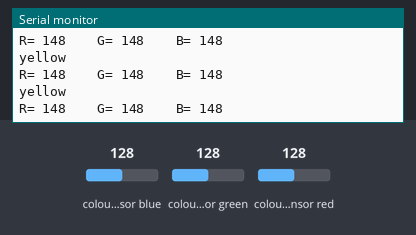
Bench run of a sketch on a simulated ESP32. On the bench: the last lines printed to the serial monitor. The test bench sets the inputs (shaded band); at power-on: colour sensor blue 128, colour sensor green 128, colour sensor red 128.

Above: at 1.2 s.
1.3 s: colour sensor blue set to 250
At 1.66 s:
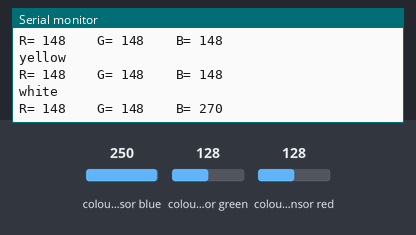
3.2 s: colour sensor green set to 5
At 3.36 s:
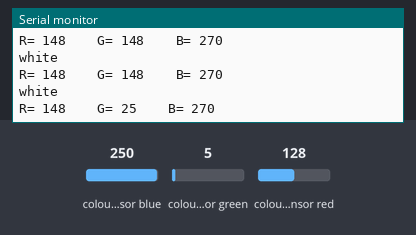
4.7 s: colour sensor red set to 5
At 4.85 s:
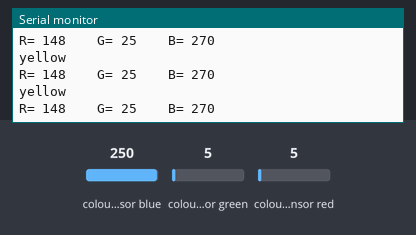

Measured:
- after the input at 1.3 s, the serial monitor: prints a new line after 0.20 s (image 1)
- after the input at 3.2 s, the serial monitor: prints a new line at once (image 2)

The sketch:

tcs3200_calibration.ino
```cpp
/* Example program for using TCS3200 color sensor
   author: Panjkrc
   date: 12/14/2019
   url: https://github.com/Panjkrc/TCS3200_library
*/

#include <tcs3200.h>    // Include TCS3200 library
#define s_0 27
#define s_1 26
#define s_2 25
#define s_3 33
#define out_pin 32

#define num_of_colors 7   // Declares the number of colors the program can recognise (number of calibrated colors)

// distinctRGB[] array declares calibration values for each declared color in distinctColors[] array
int distinctRGB[num_of_colors][3] = {{250, 250, 250}, {0, 0, 0}, {142, 34, 41}, {166, 125, 71}, {35, 55, 38}, {150, 50, 43}, {22, 25, 45}};
// distinctColors[] array declares values to be returned from closestColor() function if specified color is recognised
String distinctColors[num_of_colors] = {"white", "black", "red", "yellow", "green", "orange", "blue"};

int red, green, blue;


tcs3200 tcs(s_0, s_1, s_2, s_3, out_pin); // (S0, S1, S2, S3, output pin) //  ---  see:  https://www.mouser.com/catalog/specsheets/TCS3200-E11.pdf


void setup() {

  Serial.begin(115200);
  pinMode(s_0, OUTPUT);
  pinMode(s_1, OUTPUT);
  pinMode(s_2, OUTPUT);
  pinMode(s_3, OUTPUT);
  pinMode(out_pin, INPUT);

  digitalWrite(s_0, HIGH);
  digitalWrite(s_1, LOW);
}

void loop() {

  Serial.println(tcs.closestColor(distinctRGB, distinctColors, num_of_colors) );

  red = tcs.colorRead('r');   //reads color value for red
  Serial.print("R= ");
  Serial.print(red);
  Serial.print("    ");

  green = tcs.colorRead('g');   //reads color value for green
  Serial.print("G= ");
  Serial.print(green);
  Serial.print("    ");

  blue = tcs.colorRead('b');    //reads color value for blue
  Serial.print("B= ");
  Serial.print(blue);
  Serial.print("    ");

  Serial.println();

  delay(200);

}
```
